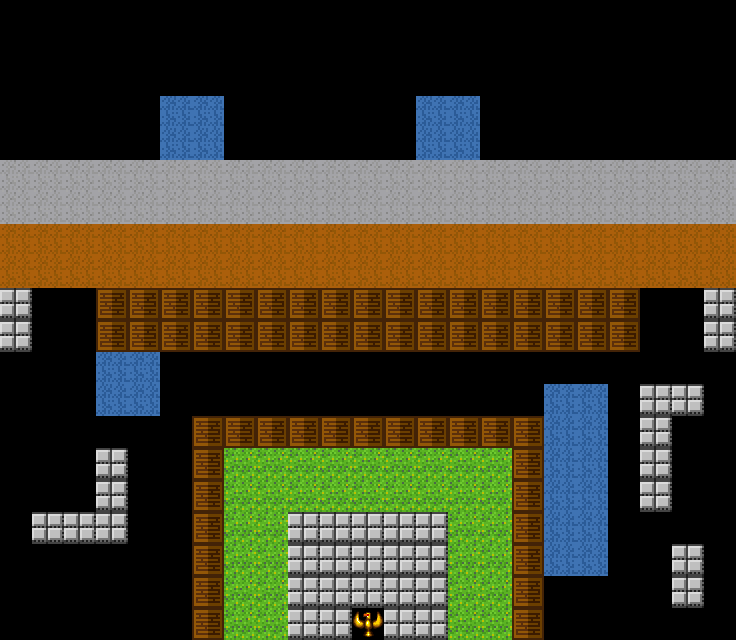

Below is a game level as drawn by its tile map, then a one-line description and the .tmx that defines it (tile-layer data replaced by summaries):
An orthogonal 23x20 tile map with 32x32 px tiles, 3 tile layers (layout_0, layout_1, layout_2).

<map version="1.0" orientation="orthogonal" renderorder="right-down" width="23" height="20" tilewidth="32" tileheight="32">
 <tileset firstgid="1" name="maps" tilewidth="32" tileheight="32">
  <image source="basis.png" width="224" height="32" />
 </tileset>
 <layer name="layout_0" width="23" height="20">
  <data>[460 cells, 155 non-empty, 6 distinct tile ids]</data>
 </layer>
 <layer name="layout_1" width="23" height="20">
  <data>[460 cells, 57 non-empty, 1 distinct tile ids]</data>
 </layer>
 <layer name="layout_2" width="23" height="20">
  <data>[460 cells, 31 non-empty, 1 distinct tile ids]</data>
 </layer>
</map>